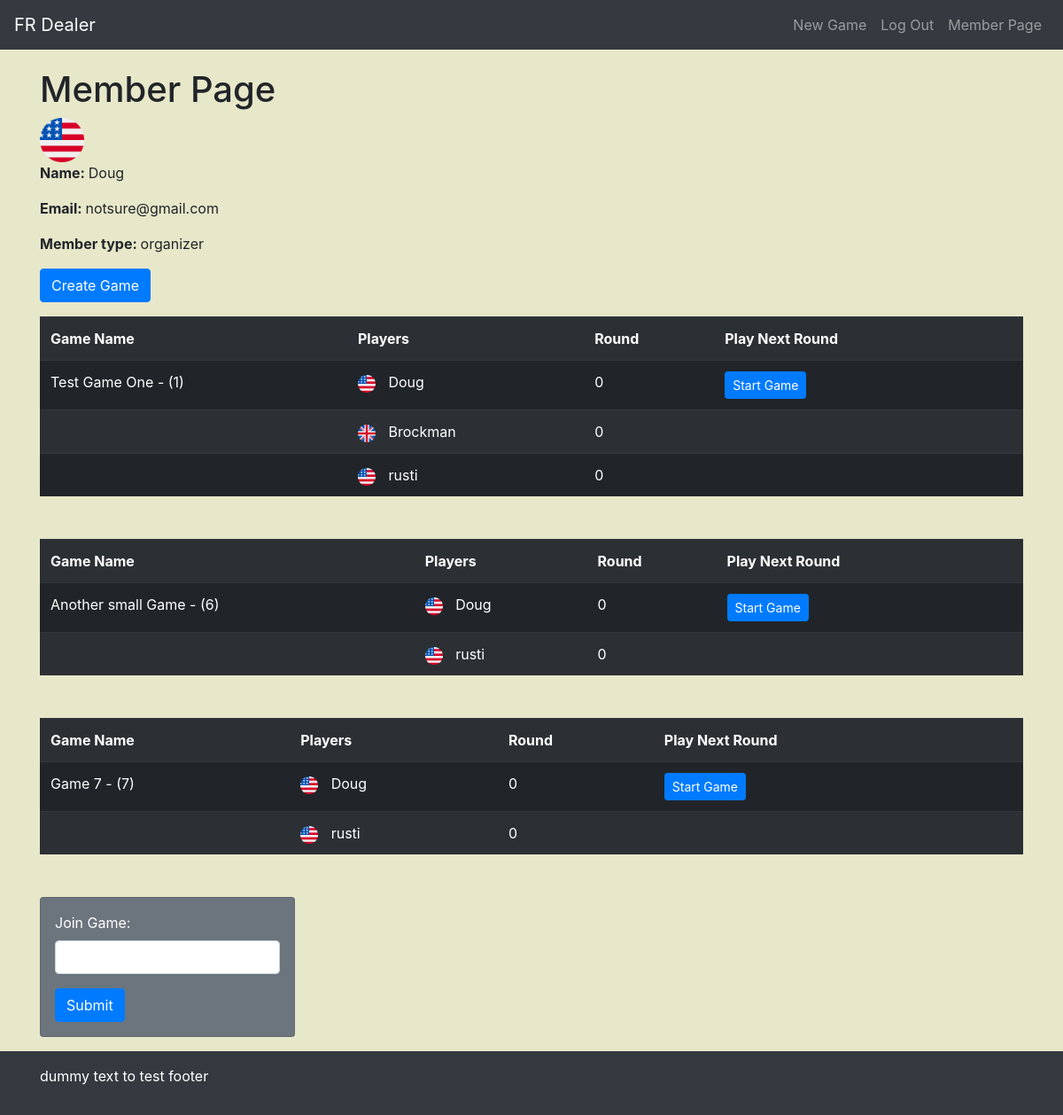
The page /member/member_page (signed in) on the database its author committed.
### models.py (models this page shows, shortened)
class User(UserMixin, db.Model):
    __tablename__ = "User"
    id = db.Column(db.Integer, primary_key=True)
    username = db.Column(db.String(30), unique=True)
    password = db.Column(db.String(30))
    email = db.Column(db.String(30))
    account_type = db.Column(db.String(20))
    games = db.relationship("Game", secondary=game_to_user)
    icon = db.Column(db.String(30))

class Game(UserMixin, db.Model):
    __tablename__ = "Game"
    id = db.Column(db.Integer, primary_key=True)
    creator = db.Column(db.Integer, db.ForeignKey("User.id"), nullable=False)
    name = db.Column(db.String(30))
    active = db.Column(db.Boolean)
    limit = db.Column(db.Integer)
    allow_new = db.Column(db.Boolean)
    users = db.relationship("User", secondary=game_to_user)
    options = db.Column(db.Text)

### blue/member/member.py (the view)
@member.route("/member_page")
@login_required
def member_page():
    [session.pop(key) for key in list(session.keys()) if key != "_flashes"]
    member_games_info = []
    _users = controller.get_users_dict(current_user.id)
    users = _users[0]
    print("\n--------------line 74 users -------------\n")
    pprint(users)
    for game in users["games"]:
        this_game_info = {}
        this_game_info["game_id"] = game["id"]
        this_game_info["name"] = game["name"]
        this_game_info["allow_new"] = game["allow_new"]
        this_game_info['limit'] = game['limit']
        if current_user.account_type == "admin" or current_user.id == game["creator"]:
            this_game_info["deactivate"] = True
        else:
            this_game_info["deactivate"] = False
        this_turn_data = controller.get_latest_turn(game["id"], current_user.id)
        if this_turn_data:
            this_game_info["current_round"] = this_turn_data.current_round
            this_game_info["turn_id"] = this_turn_data.id
        else:
            this_game_info["current_round"] = 0
        print("\n---------- game id --------------\n")
        print(game['id'])
        this_game_info["same_turn"] = controller.test_for_same_turn(game["id"])
        this_game_info["opponent_progress"] = controller.get_opponent_progress(
            game["id"], current_user.id
        )
        this_game_info["need_to_play"] = False
        for player in this_game_info["opponent_progress"]:
            if this_game_info["current_round"] < player[1]:
                this_game_info["need_to_play"] = True
                break
        pprint(this_game_info)
        this_game_info['limit_reached'] = True
        total_players = len(this_game_info['opponent_progress']) + 1
        print("\n-----------limit------------\n")
        print(this_game_info['limit'])
        print(len(this_game_info['opponent_progress']))
        print(this_game_info['opponent_progress'])
        print("total players: " + str(total_players))
        print(this_game_info)
        if this_game_info['limit'] > total_players:
            this_game_info['limit_reached'] = False
        member_games_info.append(this_game_info)
    return render_template(
        "member/member_page.html", member_games_info=member_games_info
    )

### blue/admin/admin.py (called while the page is built)
@login_manager.user_loader
def load_user(user_id):
    return User.query.filter(User.id == int(user_id)).first()

### controller.py (called while the page is built)
def get_games(game_id=None):
    query = Game.query.filter(Game.active)
    if game_id is not None:
        query = query.filter(Game.id == game_id)
    games = query.all()
    return games

def get_users(user_id=None):
    query = User.query
    if user_id is not None:
        query = query.filter(User.id == user_id)
    users = query.all()
    return users

def get_users_dict(user_id=None):
    _users_dict = get_users(user_id)
    users_dict = [
        {
            "id": user.id,
            "username": user.username,
            "password": user.password,
            "email": user.email,
            "account_type": user.account_type,
            "icon": user.icon,
            "games": [
                {
                    "id": game.id,
                    "creator": game.creator,
                    "name": game.name,
                    "active": game.active,
                    "limit": game.limit,
                    "allow_new": game.allow_new,
                    "options": game.options,
                }
                for game in user.games if game.active == True
            ],
        }
        for user in _users_dict
    ]
    return users_dict

def get_games_users_dict(game_id=None):
    _games = get_games(game_id=game_id)
    games = [
        {
            "id": game.id,
            "creator": game.creator,
            "name": game.name,
            "active": game.active,
            "limit": game.limit,
            "options": game.options,
            "allow_new": game.allow_new,
            "users": [
                {
                    "id": user.id,
                    "username": user.username,
                    "password": user.password,
                    "email": user.email,
                    "account_type": user.account_type,
                    "icon": user.icon,
                }
                for user in game.users
            ],
        }
        for game in _games
    ]
    return games

def get_latest_turn(game_id, user_id):
    latest_turn_info = (
        TurnInfo.query.filter_by(game_id=game_id)
        .filter_by(user_id=user_id)
        .order_by(TurnInfo.id.desc())
        .first()
    )
    return latest_turn_info

### templates/member/member_page.html (shortened to what this page needs)
{% extends 'base.html' %}
{% block body %}
<h1>Member Page</h1>
<img src="{{ url_for('static', filename='flags/' + current_user.icon) }}" style="height: 50px; width: 50px;"/>
<p><strong>Name: </strong> {{ current_user.username }}</p>
<p><strong>Email: </strong> {{ current_user.email }}</p>
<p><strong>Member type: </strong> {{ current_user.account_type }}</p>
{% if current_user.account_type == 'admin' or current_user.account_type == 'organizer' %}
    <p><a href="{{ url_for("member.create_game_form")}}" class="btn btn-primary" role="button">Create Game</a></p>
{% endif %}
{% for game in member_games_info %}
<table class="table table-striped table-dark mb-5">
    <tr>
        <th class="game-id-{{ game.game_id }}">
            Game Name
        </th>
        <th>
            Players
        </th>
        <th>
            Round
        </th>
        <th>
            Play Next Round
        </th>
        <th>
        </th>
    </tr>
        <tr>
            <td>{{ game.name }} - &#40;{{ game.game_id }}&#41;</td>
            <td><img src="{{ url_for('static', filename='flags/' + current_user.icon) }}" style="height: 20px; witdth: 20px; margin-right:10px;"/>
                {{current_user.username}}</td>
                <td>{{ game.current_round }}</td>
            <td>
            {% if game.current_round == 0 %}
                <a href="/member/initial_PBEM_turn/{{ game.game_id }}" class="btn btn-primary btn-sm" role="button">Start Game</a>
            {% elif game.same_turn %}
                <a href="/member/round_summary/{{ game.game_id }}/{{ game.turn_id }}" class="btn btn-primary btn-sm" role="button">View Turn Results</a>
            {% elif game.need_to_play %}
                 <a href="/member/play_next_turn/{{ game.turn_id }}" class="btn btn-primary btn-sm" role="button">Play Next Round</a>
            {% else %}
                <a href="#" class="btn btn-secondary btn-sm" role="button">Waiting for Opponents</a>
            {% endif%}
            </td>
            <td>
            </td>
        </tr>
        {% for member in game['opponent_progress'] %}
            <tr>
                <td>
                </td>
                <td>
                    <img src="{{ url_for('static', filename='flags/' + member[2]) }}" style="height: 20px; witdth: 20px; margin-right:10px;"/>
                    {{ member[0] }}
                </td>
                 <td>
                    {{ member[1] }}
                </td>
                 <td>
                </td>
                <td>
                </td>
            </tr>
        {% endfor%}
</table>
{% endfor %}
<div class="row">
    <div class="col-6">
        <div class="card text-white bg-secondary p-3" style="max-width: 18rem;">
            <form action="{{ url_for("member.join_game")}}" method="POST">
                <div class="form-group">
                    <label class="mr-2" for="join_game">Join Game:</label>
                    <input type="join_game" name="join_game" class="form-control mr-2" id="join_game" aria-describedby="join_game">
                </div>
                <button type="submit" class="btn btn-primary">Submit</button>
            </form>
        </div>
    </div>
</div>
{% endblock %}

### static/custom.css (style rules this page uses)
body { background-color: #E7E7C9; }
body, .wrapper { min-height:100vh; }

### rows shown on the page
User: icon (picture), username "Doug", email "notsure@gmail.com", account_type "organizer"
Game: name "Test Game One", game_id "1", icon (picture), current_round "0"
User: icon (picture), username "Brockman", member "0"
User: icon (picture), username "rusti", member "0"
Game: name "Another small Game", game_id "6", icon (picture), current_round "0"
Game: name "Game 7", game_id "7", icon (picture), current_round "0"
